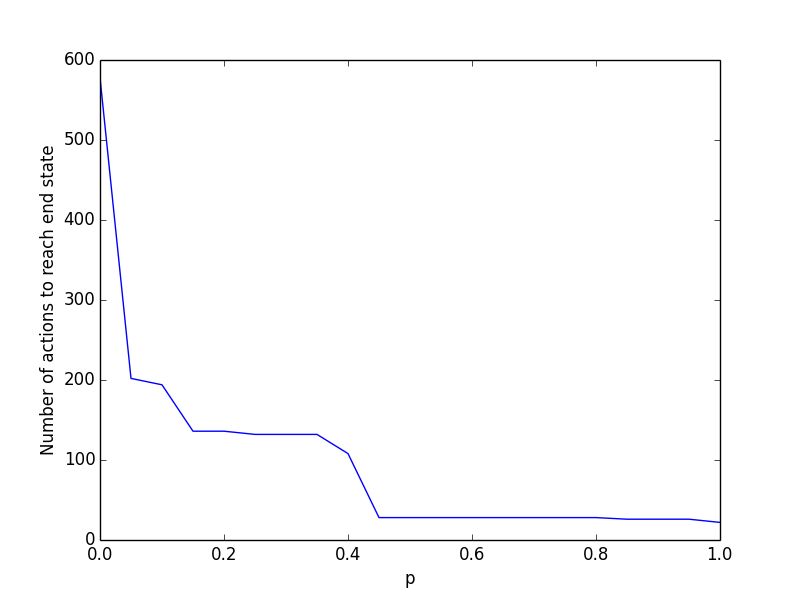

Reproduce this figure in Python.
from os import system
import numpy as np
from matplotlib import pyplot as plt

x = 0.05 * np.arange(21)
y = np.zeros(21)
for i in range(21):
	system("./encoder.sh ./data/maze/grid10.txt " + str(i/20.0) + " > mdpfile")
	system("./valueiteration.sh mdpfile > value_and_policy_file")
	system("./decoder.sh ./data/maze/grid10.txt value_and_policy_file " + str(i/20.0) + " > solution")
	f = open("solution", "r")
	y[i] = len(f.readline().split())

plt.plot(x, y)
plt.ylabel('Number of actions to reach end state')
plt.xlabel('p')
plt.show()
